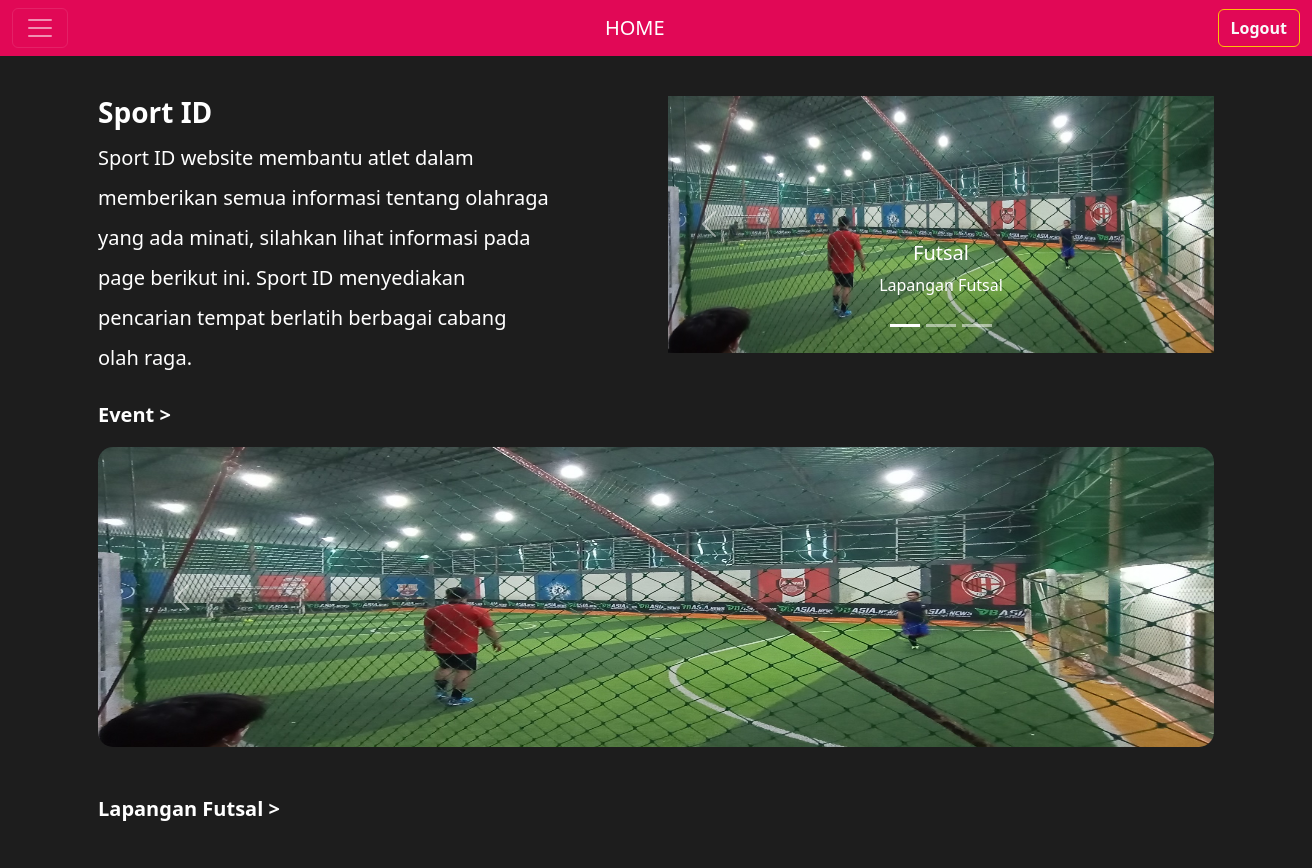
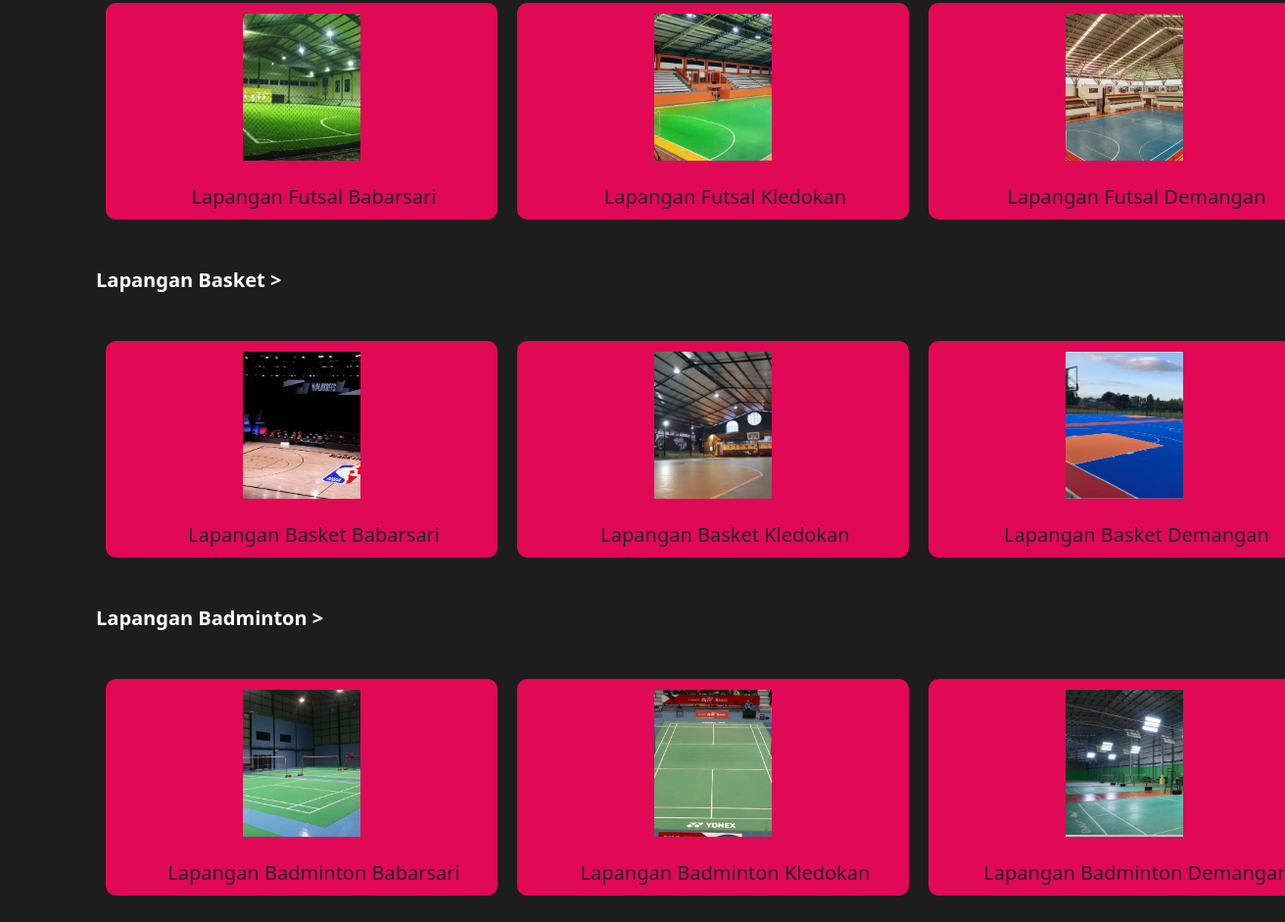
/SportID_023_029_ProjectAkhir_Website/home.php, run on the app's committed database (2 pictures, top to bottom).
### tables this page shows
CREATE TABLE `lapangan` (
  `id_lapangan` int(11) NOT NULL,
  `deskripsi` text NOT NULL,
  `fasilitas` text NOT NULL,
  `image` varchar(50) NOT NULL,
  `nama_lapangan` varchar(50) NOT NULL,
  `alamat` varchar(150) NOT NULL,
  `kategori` varchar(20) NOT NULL
);

### SportID_023_029_ProjectAkhir_Website/home.php (the view, shortened to what this page needs)
<!DOCTYPE html>
<html>
<head>
  <link rel="stylesheet" href="css.css">
  <link href="https://cdn.jsdelivr.net/npm/bootstrap@5.2.1/dist/css/bootstrap.min.css" rel="stylesheet">
</head>
<body style="background-color: #1D1D1D;">
  <nav class="navbar navbar-dark sticky-top" style="margin-bottom: 40px; background-color: #E10856;">
    <div class="container-fluid">
      <button class="navbar-toggler" type="button" data-bs-toggle="offcanvas" data-bs-target="#offcanvasNavbar" aria-controls="offcanvasNavbar">
        <span class="navbar-toggler-icon"></span>
      </button>
      <a class="navbar-brand" href="home.php">HOME</a>
      <a href="logout.php"><button class="btn btn-outline-warning text-light" style="font-weight: bold;" type="submit">Logout</button></a>
    </div>
  </nav>
  <div class="container text-center">
    <div class="row">
      <div class="col-sm-5" style="text-align: left;">
        <h3 style="font-weight: bold; color: white;">Sport ID</h3>
        <h5 style="line-height: 2; color: white;">
          Sport ID website membantu atlet dalam memberikan semua informasi tentang olahraga yang ada minati, silahkan lihat informasi pada page berikut ini. Sport ID menyediakan pencarian tempat berlatih berbagai cabang olah raga.
        </h5>
      </div>
      <div class="col-sm-1">
      </div>
      <div class="col-sm-6" style="margin-bottom: 50px;">
        <div id="carouselExampleCaptions" class="carousel slide">
          <div class="carousel-indicators">
            <button type="button" data-bs-target="#carouselExampleCaptions" data-bs-slide-to="0" class="active" aria-current="true" aria-label="Slide 1"></button>
            <button type="button" data-bs-target="#carouselExampleCaptions" data-bs-slide-to="1" aria-label="Slide 2"></button>
            <button type="button" data-bs-target="#carouselExampleCaptions" data-bs-slide-to="2" aria-label="Slide 3"></button>
          </div>
          <div class="carousel-inner">
            <div class="carousel-item active">
              <img src="foto/futsal1.jpg" class="d-block w-100" alt="...">
              <div class="carousel-caption d-none d-md-block">
                <h5>Futsal</h5>
                <p>Lapangan Futsal</p>
              </div>
            </div>
          </div>
          <button class="carousel-control-prev" type="button" data-bs-target="#carouselExampleCaptions" data-bs-slide="prev">
            <span class="carousel-control-prev-icon" aria-hidden="true"></span>
          </button>
          <button class="carousel-control-next" type="button" data-bs-target="#carouselExampleCaptions" data-bs-slide="next">
            <span class="carousel-control-next-icon" aria-hidden="true"></span>
          </button>
        </div>
      </div>
    </div>
    <h5 style="margin-bottom: 20px; font-weight: bold; text-align: left; color: white;">
      Event >
    </h5>
    <div id="carouselExampleRide" class="carousel slide" data-bs-ride="true" style="margin-bottom: 50px;">
      <div class="carousel-inner">
        <div class="carousel-item active">
          <img src="foto/futsal1.jpg" class="d-block w-100" height="300px" style="border-radius: 15px;" alt="...">
        </div>
      </div>
      <button class="carousel-control-prev" type="button" data-bs-target="#carouselExampleRide" data-bs-slide="prev">
        <span class="carousel-control-prev-icon" aria-hidden="true"></span>
      </button>
      <button class="carousel-control-next" type="button" data-bs-target="#carouselExampleRide" data-bs-slide="next">
        <span class="carousel-control-next-icon" aria-hidden="true"></span>
      </button>
    </div>
    <h5 style="margin-bottom: 20px; font-weight: bold; text-align: left; color: white; margin-bottom: 50px;">
      Lapangan Futsal >
    </h5>
    <div class="col-3 d-flex">
      <?php
      include('koneksi.php');
      $sql  = "SELECT * FROM lapangan WHERE kategori = 'futsal'";
      $query  = mysqli_query($connect, $sql);
      while ($data = mysqli_fetch_array($query)) {
      ?>
        <div>
          <a href="futsal.php?id=<?= $data['id_lapangan']; ?>"><button class="btn" type="button" style="margin-left: 10px; margin-right: 10px; margin-bottom: 50px; background-color: #E10856; width:400px; padding: 10px; border-radius: 10px; align-items:center;">
              <img src="foto/<?= $data['image']; ?>" alt="" style="height: 150px;">
              <div style="text-align: left; margin-left: 25px; margin-top: 25px;">
                <h5 class="card-title" style="text-align: center;"><?= $data['nama_lapangan']; ?></h5>
              </div>
        </div>
      <?php } ?>
    </div>
    <h5 style="margin-bottom: 20px; font-weight: bold; text-align: left; color: white; margin-bottom: 50px;">
      Lapangan Basket >
    </h5>
    <div class="col-3 d-flex">
      <?php
      include('koneksi.php');
      $sql  = "SELECT * FROM lapangan WHERE kategori = 'basket'";
      $query  = mysqli_query($connect, $sql);
      while ($data = mysqli_fetch_array($query)) {
      ?>
        <div>
          <a href="futsal.php?id=<?= $data['id_lapangan']; ?>"><button class="btn" type="button" style="margin-left: 10px; margin-right: 10px; margin-bottom: 50px; background-color: #E10856; width:400px; padding: 10px; border-radius: 10px; align-items:center;">
              <img src="foto/<?= $data['image']; ?>" alt="" style="height: 150px;">
              <div style="text-align: left; margin-left: 25px; margin-top: 25px;">
                <h5 class="card-title" style="text-align: center;"><?= $data['nama_lapangan']; ?></h5>
              </div>
        </div>
      <?php } ?>
    </div>
    <h5 style="margin-bottom: 20px; font-weight: bold; text-align: left; color: white; margin-bottom: 50px;">
      Lapangan Badminton >
    </h5>
    <div class="col-3 d-flex">
      <?php
      include('koneksi.php');
      $sql  = "SELECT * FROM lapangan WHERE kategori = 'bultang'";
      $query  = mysqli_query($connect, $sql);
      while ($data = mysqli_fetch_array($query)) {
      ?>
        <div>
          <a href="futsal.php?id=<?= $data['id_lapangan']; ?>"><button class="btn" type="button" style="margin-left: 10px; margin-right: 10px; margin-bottom: 50px; background-color: #E10856; width:400px; padding: 10px; border-radius: 10px; align-items:center;">
              <img src="foto/<?= $data['image']; ?>" alt="" style="height: 150px;">
              <div style="text-align: left; margin-left: 25px; margin-top: 25px;">
                <h5 class="card-title" style="text-align: center;"><?= $data['nama_lapangan']; ?></h5>
              </div>
        </div>
      <?php } ?>
    </div>
</body>
</html>

### data on the page
lapangan: image (picture), nama_lapangan "Lapangan Futsal Babarsari"
lapangan: image (picture), nama_lapangan "Lapangan Futsal Kledokan"
lapangan: image (picture), nama_lapangan "Lapangan Futsal Demangan"
lapangan: image (picture), nama_lapangan "Lapangan Basket Babarsari"
lapangan: image (picture), nama_lapangan "Lapangan Basket Kledokan"
lapangan: image (picture), nama_lapangan "Lapangan Basket Demangan"
lapangan: image (picture), nama_lapangan "Lapangan Badminton Babarsari"
lapangan: image (picture), nama_lapangan "Lapangan Badminton Kledokan"
lapangan: image (picture), nama_lapangan "Lapangan Badminton…"
